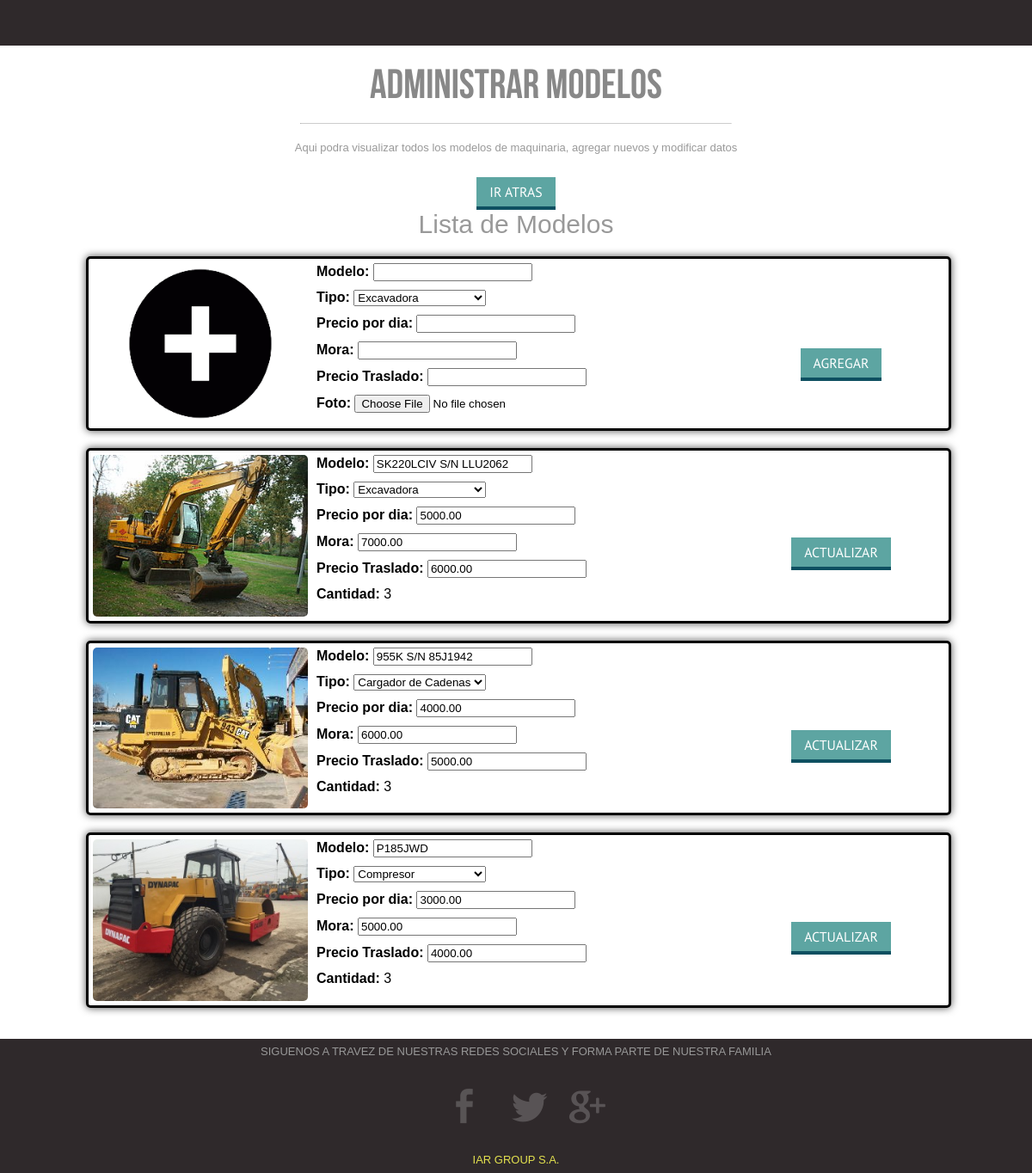
The page /administrador-modelo-maquinaria.php (signed in) on the database its author committed.
### tables this page shows
CREATE TABLE `modelo_maquinaria` (
  `codigo` int(11) NOT NULL AUTO_INCREMENT,
  `modelo` varchar(250) NOT NULL,
  `cod_tipo` int(11) NOT NULL,
  `precio_alq` decimal(10,2) NOT NULL,
  `precio_mora` decimal(10,2) NOT NULL,
  `cantidad` int(11) NOT NULL,
  `foto` varchar(250) NOT NULL,
  `precio_tras` decimal(10,2) NOT NULL,
  PRIMARY KEY (`codigo`),
  KEY `cod_tipo` (`cod_tipo`),
  CONSTRAINT `modelo_maquinaria_ibfk_1` FOREIGN KEY (`cod_tipo`) REFERENCES `tipo_maquinaria` (`codigo`)
);

### administrador-modelo-maquinaria.php (the view, shortened to what this page needs)
<!DOCTYPE HTML>
<html>
<head>
<link rel="stylesheet" href="css/fontello.css">
<link href="css/style.css" rel="stylesheet" type="text/css" media="all" />
<link rel="stylesheet" type="text/css" href="css/clientes.css">
<link href="css/slider.css" rel="stylesheet" type="text/css" media="all"/>
</head>
<body onscroll="BarraVertical();">
    <div class="header">
    </div>
  	<div class="main">
	 	<div class="titulos">
	 		<br>
			<h2>Administrar Modelos</h2>
			<hr>
			<p>Aqui podra visualizar todos los modelos de maquinaria, agregar nuevos y modificar datos</p>
		</div>
		<div id="lista-maquinaria">
			<div id="barra_maquinaria">
				<a href="administrador.php" class="btn boton_atras">Ir Atras</a>
				<h1>Lista de Modelos</h1>
			</div>
			<form method="post" enctype="multipart/form-data" action="php/agregar-modelo.php">
						<div class="maq">
							<img src="images/icono_agregar.png">
							<p><span>Modelo:</span> <input type="text" name="modelo" value="<?php echo htmlentities($modelo); ?>"></p>
							<p>
								<span>Tipo:</span>
								<select name="cod_tipo">
									<?php
										include_once('php/conectar.php');
										$q2="select * from tipo_maquinaria";
										$result2 = mysqli_query($conectar,$q2);
										$cantidad2 = mysqli_num_rows($result2);
										for($y=1;$y<=$cantidad2;$y++){
											$fila2=mysqli_fetch_array($result2);
											$codigo_tipo =$fila2[0];
											$tipo = $fila2[1];
									?>
											<option value="<?php echo $codigo_tipo; ?>"><?php echo $tipo; ?></option>
									<?php }  ?>
								</select>
							</p>
							<p><span>Precio por dia:</span> <input type="text" name="precio" value="<?php echo $precio_aql; ?>"></p>
							<p><span>Mora:</span> <input type="text" name="mora" value="<?php echo $precio_mora; ?>"></p>
							<p><span>Precio Traslado:</span> <input type="text" name="precio_tras" value=""></p>
							<p><span>Foto:</span> <input type="file" name="imagen"></p>
							<div id="espacio_btn">
								<button class="btn" type="submit">Agregar</button>
							</div>
						</div>
					</form>
			<?php
				$q="select * from modelo_maquinaria";
				$result = mysqli_query($conectar,$q);
				$cantidad = mysqli_num_rows($result);
				for($x=1;$x<=$cantidad;$x++){
					$fila = mysqli_fetch_array($result);
					$codigo_modelo = $fila[0];
					$modelo = $fila[1];
					$cod_tipo = $fila[2];
					$precio_aql = $fila[3];
					$precio_mora = $fila[4];
					$cantidad_modelo = $fila[5];
					$foto = $fila[6];
					$precio_tras = $fila[7];
			?>
					<form method="post" action="php/actualizar-modelo.php">
						<div class="maq">
							<img src="imagen_maquinaria/<?php echo $foto; ?>" id="m<?php echo $codigo_modelo ?>">
							<p><span>Modelo:</span> <input type="text" name="modelo" value="<?php echo htmlentities($modelo); ?>"></p>
							<p>
								<span>Tipo:</span>
								<select name="cod_tipo">
									<?php
										$q3="select * from tipo_maquinaria";
										$result3 = mysqli_query($conectar,$q3);
										$cantidad3 = mysqli_num_rows($result3);
										for($y=1;$y<=$cantidad3;$y++){
											$fila3=mysqli_fetch_array($result3);
											$codigo_tipo =$fila3[0];
											$tipo = $fila3[1];
									?>
											<?php if($codigo_tipo==$cod_tipo){ ?>
												<option value="<?php echo $codigo_tipo; ?>" selected><?php echo $tipo; ?></option>
											<?php  }else{ ?>
												<option value="<?php echo $codigo_tipo; ?>"><?php echo $tipo; ?></option>
											<?php }  ?>
									<?php }  ?>
								</select>
							</p>
							<p><span>Precio por dia:</span> <input type="text" name="precio" value="<?php echo $precio_aql; ?>"></p>
							<p><span>Mora:</span> <input type="text" name="mora" value="<?php echo $precio_mora; ?>"></p>
							<p><span>Precio Traslado:</span> <input type="text" name="precio_tras" value="<?php echo $precio_tras; ?>"></p>
							<p><span>Cantidad:</span> <?php echo $cantidad_modelo; ?></p>
							<div id="espacio_btn">
								<button class="btn" type="submit">Actualizar</button>
							</div>
						</div>
					</form>
			<?php }  ?>
		</div>
	</div>
	<div class="footer">
		<div class="wrap">
			<div class="footer-text">
				<p>SIGUENOS A TRAVEZ DE NUESTRAS REDES SOCIALES Y FORMA PARTE DE NUESTRA FAMILIA</p>
				<ul class="follow_icon">
					<li><a href="#"><img src="images/fb.png" alt=""></a></li>
					<li><a href="#"><img src="images/tw.png" alt=""></a></li>
					<li><a href="#"><img src="images/g+.png" alt=""></a></li>
				</ul>
				<div class="copy">
					<p><a href="#">IAR GROUP S.A.</a></p>
				</div>
			</div>
		</div>
	</div>
</body>
</html>

### css/style.css (style rules this page uses)
html,body,div,span,applet,object,iframe,h1,h2,h3,h4,h5,h6,p,blockquote,pre,a,abbr,acronym,address,big,cite,code,del,dfn,em,img,ins,kbd,q,s,samp,small,strike,strong,sub,sup,tt,var,b,u,i,dl,dt,dd,ol,nav ul,nav li,fieldset,form,label,legend,table,caption,tbody,tfoot,thead,tr,th,td,article,aside,canvas,details,embed,figure,figcaption,footer,header,hgroup,menu,nav,output,ruby,section,summary,time,mark,audio,video { margin:0;padding:0;border:0;font-size:100%;font:inherit;vertical-align:baseline; }
ol,ul { list-style:none;margin:0;padding:0; }
a { text-decoration:none; }
img { max-width:100%; }
body { font-family:Arial, Helvetica, sans-serif; background:#fff; }
.wrap { width:80%; margin:0 auto; -moz-transition:all .2s linear; -webkit-transition:all .2s linear; -o-transition:all .2s linear; -ms-transition:all .2s linear; }
.header { background:#2f292b; padding: 2.22% 0; }
.titulos h2 { text-align: center; color: #888; font-size: 3em; font-family: 'bebas_neueregular'; margin-bottom: 20px; }
hr { border-bottom: 1px solid #CCC; border-top: none; margin: 0; width: 500px; display: inline-block; margin-top: -14px; margin-bottom: 14px; margin-right: auto; margin-left: auto; }
.titulos { text-align:center; margin-bottom: 2%; }
.titulos p { color: #999; font-size: 0.8125em; line-height: 1.5em; width: 65%; margin: 0 auto; }
.btn.btn { box-shadow: none; background: #5da5a2; position: relative; font-size: 0.99em; display: inline-block; padding:7px 15px 7px 15px; font-family: 'PT Sans', sans-serif; color: #fff; text-shadow: none; border: none; letter-spacing: 0; text-transform: uppercase; text-decoration: none; border-bottom: 4px solid #0e5061; -webkit-transition: all 0.25s ease; -moz-transition: all 0.25s ease; -o-transition: all 0.25s ease; transition: all 0.25s ease; }
.footer { background: #2F292B; text-align:center; padding:0.4% 0; margin-top: 3%; }
.footer-text p { font-size:0.8125em; font: PT Sans, sans-serif; line-height:1.5em; color:#989898; }
.follow_icon { list-style: none; padding: 2% 0; }
ul.follow_icon li { display: inline-block; margin-left:15px; }
.follow_icon li a img { vertical-align: middle; opacity: 0.2; }
.copy p { color:#fff; font-size:0.8125em; }
.copy p a { color:#E4E24F; }
h1 { font-size: 30px; text-align: center; margin-bottom: 20px; color: rgba(0,0,0,0.4); }
@media (max-width:1366px) { .wrap { width:90%; } }
@media (max-width:1280px) { .wrap { width:90%; } }

### css/clientes.css (style rules this page uses)
#lista-maquinaria { width: 100%; max-width: 1000px; margin: 0 auto; }
#lista-maquinaria .maq { width: 100%; border:solid; border-radius: 5px; box-shadow: 0px 0px 10px rgba(0,0,0,0.7); margin-bottom: 20px; }
#lista-maquinaria .maq img { box-sizin:border-box; width: 25%; float: left; padding: 5px; border-radius: 10px; }
#lista-maquinaria .maq p { box-sizin:border-box; width: 50%; float: left; padding: 5px; }
#lista-maquinaria .maq span { font-weight: bold; }
#espacio_btn { width: 25%; float: right; text-align: center; margin-top: -80px; }
#lista-maquinaria .maq button { cursor: pointer; }
#barra_maquinaria { text-align: center; }

### rows shown on the page
modelo_maquinaria: foto (picture), modelo "SK220LCIV S/N LLU2062", precio "5000.00", mora "7000.00", precio_tras "6000.00", cantidad "3"
modelo_maquinaria: foto (picture), modelo "955K S/N 85J1942", precio "4000.00", mora "6000.00", precio_tras "5000.00", cantidad "3"
modelo_maquinaria: foto (picture), modelo "P185JWD", precio "3000.00", mora "5000.00", precio_tras "4000.00", cantidad "3"

### other values the page prints
form field cod_tipo "Excavadora"
form field cod_tipo "Cargador de Cadenas"
form field cod_tipo "Compresor"
